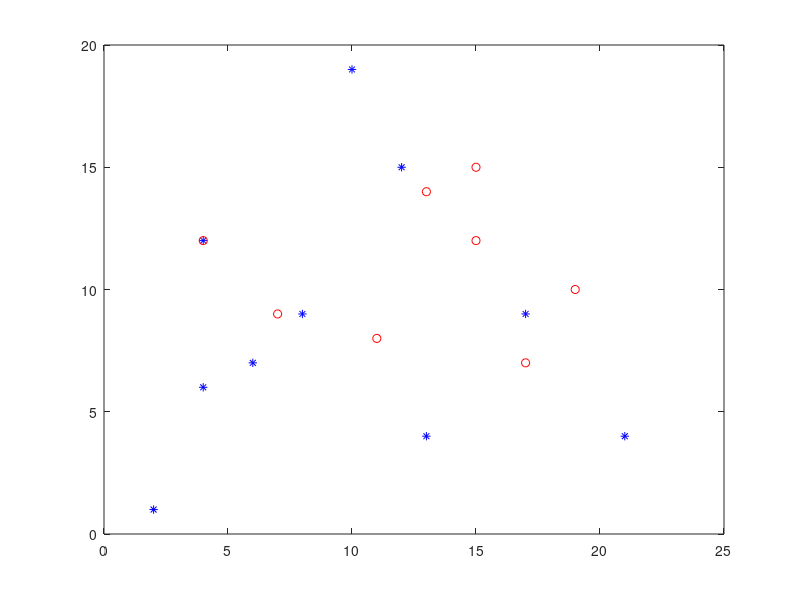

Source code (MATLAB): (Note: this script raises an error after producing the figure.)
x_blue = [10,12,4,13,6,17,21,4,8,2];
y_blue = [19,15,12,4,7,9,4,6,9,1];
plot (x_blue,y_blue,'*','color','blue');
hold on
x_red = [19,15,11,17,15,4,13,7];
y_red = [10,12,8,7,15,12,14,9];
plot (x_red,y_red,'o','color','red');

[xsorted,ySorted]=sortByAngle(x_blue,y_blue);
pgon = polyshape(xsorted,ySorted);
plot(pgon)
Point_in_Pol = [];
for i =1: length(x_red)
    Point_in_Pol(i) = inpolygon(x_red(i),y_red(i),xsorted,ySorted);
end


